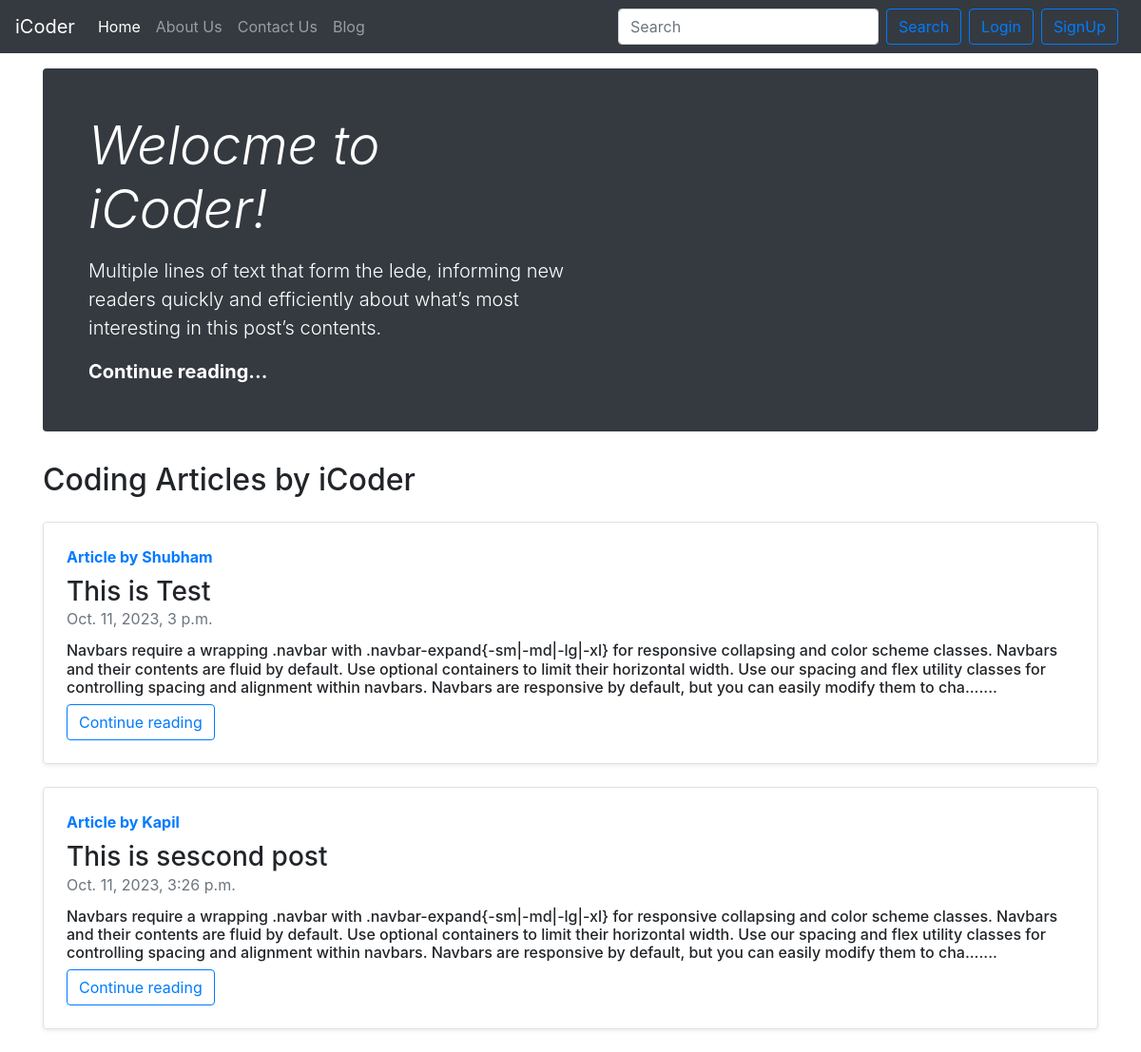
The page / on the database its author committed.
### blog/models.py (models this page shows, shortened)
class Post(models.Model):
     sno= models.AutoField(primary_key=True,)
     title= models.CharField(max_length=255, default="")
     author= models.CharField(max_length=100, default="")
     content= models.TextField()
     slug=models.CharField(max_length=20, default="")
     timeStamp=models.DateTimeField(blank=True, default="")

### home/views.py (the view)
# urls.py: path('', views.home, name='home'),
def home(request):
    allPosts= Post.objects.all()
    context={'allPosts': allPosts}
    return render(request , 'home/home.html', context)

### templates/home/home.html (shortened to what this page needs)
{% extends 'common.html' %}
{% block homeactive %}
  active
{% endblock %}
{% block body %}
  <div class="container my-3">
    <div class="jumbotron p-4 p-md-5 text-white rounded bg-dark">
      <div class="col-md-6 px-0">
        <h1 class="display-4 font-italic">Welocme to iCoder!</h1>
        <p class="lead my-3">Multiple lines of text that form the lede, informing new readers quickly and efficiently about what’s most interesting in this post’s contents.</p>
        <p class="lead mb-0">
          <a href="/blog" class="text-white font-weight-bold">Continue reading...</a>
        </p>
      </div>
    </div>
  </div>
  <div class="container my-3">
    <h2>Coding Articles by iCoder</h2>
    {% for post in allPosts  %}
    <div class="row no-gutters border rounded overflow-hidden flex-md-row  my-4 shadow-sm h-md-250 position-relative">
      <div class="col p-4 d-flex flex-column position-static">
        <strong class="d-inline-block mb-2 text-primary">Article by {{post.author}}</strong>
        <h3 class="mb-0">{{post.title}}</h3>
        <div class="mb-1 text-muted">{{post.timeStamp}}</div>
        <h6 class="card-text my-2 mb-2">{{post.content|slice:"0:400"}}.......</h6>
        <a href="/blog"><button class="btn btn-outline-primary"> Continue reading
        </button></a>
      </div>
    </div>
     {% endfor %}
  </div>
{% endblock %}

### rows shown on the page
Post: author "Shubham", title "This is Test", timeStamp "Oct. 11, 2023, 3 p.m.", content "Navbars require a wrapping .navbar with .navbar-expand{-sm|-md|-lg|-xl} for responsive collapsing and color scheme classes. Navbars and their contents are fluid by default. Use optional containers to limit their horizontal width. Use our spacing and flex utility classes for controlling spacing and alignment within navbars. Navbars are responsive by default, but you can easily modify them to cha"
Post: author "Kapil", title "This is sescond post", timeStamp "Oct. 11, 2023, 3:26 p.m.", content "Navbars require a wrapping .navbar with .navbar-expand{-sm|-md|-lg|-xl} for responsive collapsing and color scheme classes. Navbars and their contents are fluid by default. Use optional containers to limit their horizontal width. Use our spacing and flex utility classes for controlling spacing and alignment within navbars. Navbars are responsive by default, but you can easily modify them to cha"
